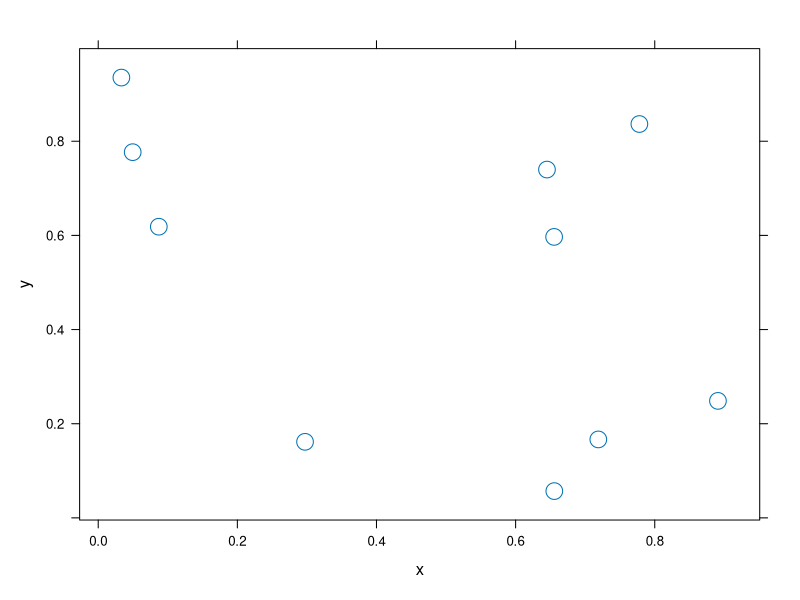

This figure's R source:
## ---- chunk 1
library(knitr)
library(dplyr)
library(lattice)

knitr::opts_chunk$set(echo = TRUE)
## ---- chunk 2
data <- data.frame(x=runif(10),y=runif(10))
xyplot(y~x, data, cex=2)
## ---- chunk 3
knitr::kable(data, 
             booktabs = TRUE, escape=FALSE,
             caption = 'The randomly generated data used for this research.'
)
